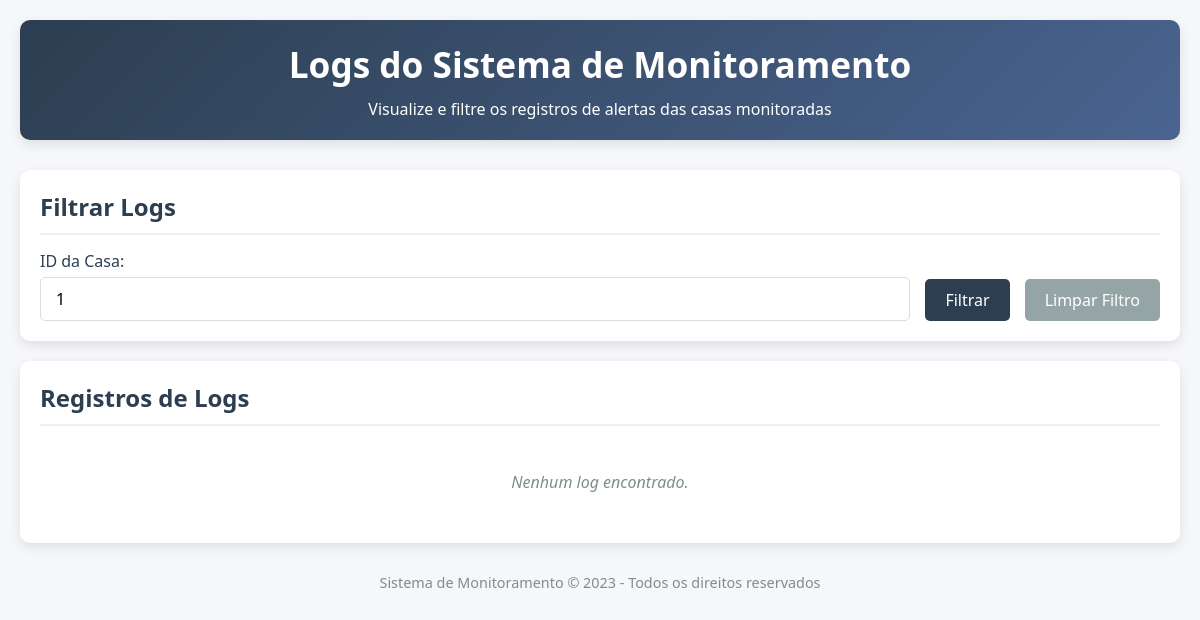
Page /logs?casa_id=1 on the earlier database version.
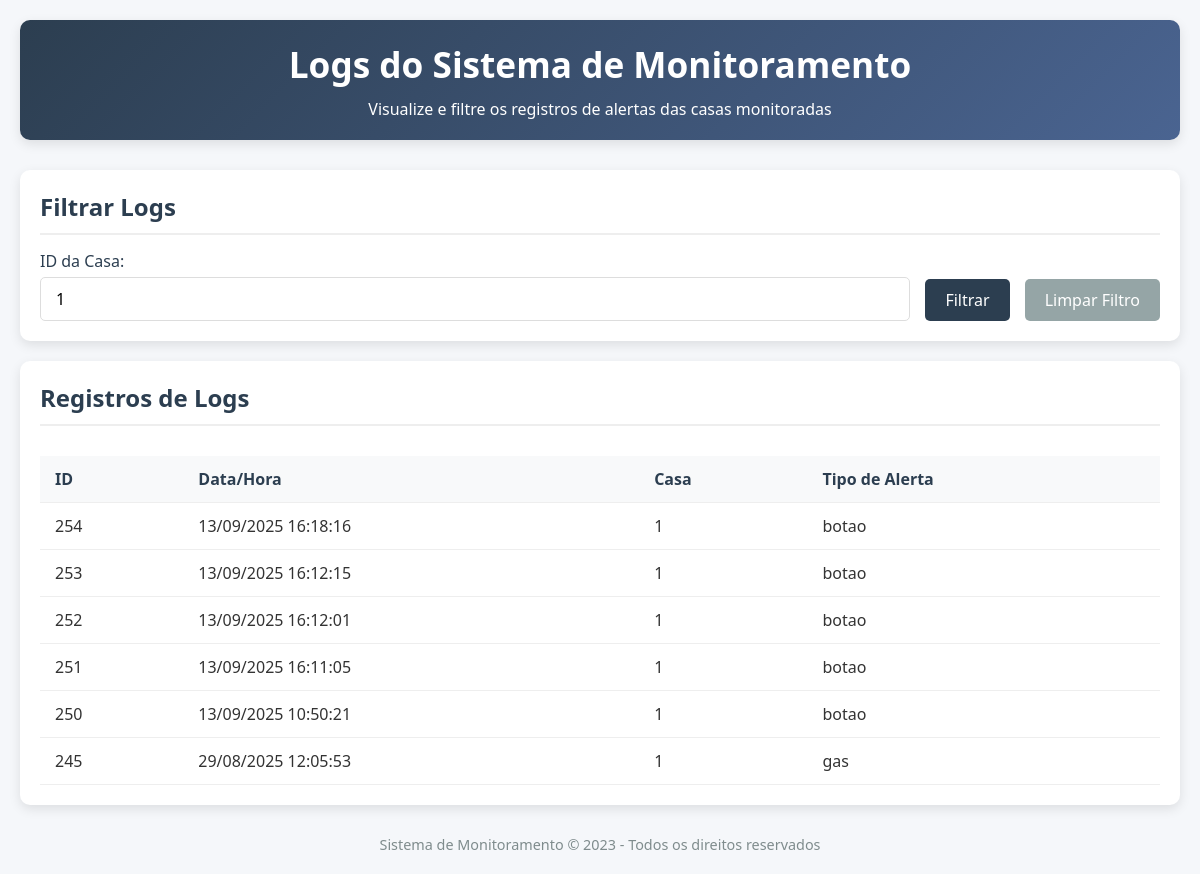
Same page on the later database version.
### tables this page shows
CREATE TABLE sensor_logs (
            id INTEGER PRIMARY KEY AUTOINCREMENT,
            casa_id TEXT NOT NULL,
            tipo_alerta TEXT NOT NULL,
            data_hora DATETIME DEFAULT CURRENT_TIMESTAMP
        );

### server.py (the view)
@app.route('/logs', methods=['GET'])
def obter_logs():
    casa_id = request.args.get('casa_id')
    if casa_id:
        logs = sensor_controller.obter_logs_por_casa(casa_id)
    else:
        logs = sensor_controller.obter_todos_logs()
    logs_formatados = []
    for log in logs:
        log_dict = log.to_dict()
        if hasattr(log.data_hora, 'strftime'):
            log_dict['data_hora_formatada'] = log.data_hora.strftime('%d/%m/%Y %H:%M:%S')
        else:
            try:
                from datetime import datetime
                dt = datetime.fromisoformat(str(log.data_hora).replace('Z', '+00:00'))
                log_dict['data_hora_formatada'] = dt.strftime('%d/%m/%Y %H:%M:%S')
            except (ValueError, AttributeError):
                log_dict['data_hora_formatada'] = str(log.data_hora)
        logs_formatados.append(log_dict)
    return render_template('logs.html', logs=logs_formatados, casa_id=casa_id)

### controllers/sensor_controller.py (called while the page is built)
    def obter_logs_por_casa(self, casa_id):
        logs_data = self.db_handler.get_logs_by_casa(casa_id)
        logs = []
        for log_data in logs_data:
            logs.append(SensorLog(
                id=log_data[0],
                casa_id=log_data[1],
                tipo_alerta=log_data[2],
                data_hora=log_data[3]
            ))
        return logs

### database/dao.py (called while the page is built)
    def get_connection(self):
        return sqlite3.connect(self.db_name)

    def get_logs_by_casa(self, casa_id):
        select_query = '''
        SELECT id, casa_id, tipo_alerta, data_hora
        FROM sensor_logs
        WHERE casa_id = ?
        ORDER BY data_hora DESC
        '''
        with self.get_connection() as conn:
            cursor = conn.cursor()
            cursor.execute(select_query, (casa_id,))
            return cursor.fetchall()

### models/sensor_log.py (called while the page is built)
    def to_dict(self):
        return {
            'id': self.id,
            'casa_id': self.casa_id,
            'tipo_alerta': self.tipo_alerta,
            'data_hora': self.data_hora.isoformat() if isinstance(self.data_hora, datetime) else self.data_hora
        }

### templates/logs.html (shortened to what this page needs)
<!DOCTYPE html>
<html lang="pt-BR">
<head>
    <link rel="stylesheet" href="../static/css/logs.css">
</head>
<body>
    <div class="container">
        <header>
            <h1>Logs do Sistema de Monitoramento</h1>
            <p>Visualize e filtre os registros de alertas das casas monitoradas</p>
        </header>
        <section class="filter-section">
            <h2>Filtrar Logs</h2>
            <form class="filter-form" action="/logs" method="GET">
                <div class="form-group">
                    <label for="casa_id">ID da Casa:</label>
                    <input type="text" id="casa_id" name="casa_id" placeholder="Digite o ID da casa"
                           value="{{ casa_id if casa_id }}">
                </div>
                <button type="submit">Filtrar</button>
                <a href="/logs"><button type="button">Limpar Filtro</button></a>
            </form>
        </section>
        <section class="logs-section">
            <h2>Registros de Logs</h2>
            <div class="table-container">
                {% if logs %}
                <table class="logs-table">
                    <thead>
                        <tr>
                            <th>ID</th>
                            <th>Data/Hora</th>
                            <th>Casa</th>
                            <th>Tipo de Alerta</th>
                        </tr>
                    </thead>
                    <tbody>
                        {% for log in logs %}
                        <tr>
                            <td>{{ log.id }}</td>
                            <td>{{ log.data_hora_formatada }}</td>
                            <td>{{ log.casa_id }}</td>
                            <td>{{ log.tipo_alerta }}</td>
                        </tr>
                        {% endfor %}
                    </tbody>
                </table>
                {% else %}
                <div class="no-logs">Nenhum log encontrado.</div>
                {% endif %}
            </div>
        </section>
        <footer>
            <p>Sistema de Monitoramento &copy; 2023 - Todos os direitos reservados</p>
        </footer>
    </div>
</body>
</html>

### static/css/logs.css (style rules this page uses)
* { margin: 0; padding: 0; box-sizing: border-box; font-family: 'Segoe UI', Tahoma, Geneva, Verdana, sans-serif; }
body { background-color: #f5f7fa; padding: 20px; color: #333; }
.container { max-width: 1200px; margin: 0 auto; }
header { text-align: center; margin-bottom: 30px; padding: 20px; background: linear-gradient(135deg, #2c3e50, #4a6491); color: white; border-radius: 10px; box-shadow: 0 4px 12px rgba(0, 0, 0, 0.1); }
h1 { font-size: 2.2rem; margin-bottom: 10px; }
h2 { color: #2c3e50; margin-bottom: 15px; border-bottom: 2px solid #eee; padding-bottom: 10px; }
.filter-section { background-color: white; border-radius: 10px; padding: 20px; margin-bottom: 20px; box-shadow: 0 4px 12px rgba(0, 0, 0, 0.1); }
.filter-form { display: flex; gap: 15px; align-items: flex-end; flex-wrap: wrap; }
.form-group { display: flex; flex-direction: column; flex-grow: 1; }
label { margin-bottom: 5px; font-weight: 500; color: #2c3e50; }
input[type="text"] { padding: 10px 15px; border: 1px solid #ddd; border-radius: 5px; font-size: 1rem; transition: border-color 0.3s; }
button { padding: 10px 20px; background-color: #2c3e50; color: white; border: none; border-radius: 5px; cursor: pointer; font-size: 1rem; transition: background-color 0.3s; }
a button { background-color: #95a5a6; text-decoration: none; display: inline-block; }
.logs-section { background-color: white; border-radius: 10px; padding: 20px; box-shadow: 0 4px 12px rgba(0, 0, 0, 0.1); }
.table-container { overflow-x: auto; }
.logs-table { width: 100%; border-collapse: collapse; margin-top: 15px; }
.logs-table th, .logs-table td { padding: 12px 15px; text-align: left; border-bottom: 1px solid #eee; }
.logs-table th { background-color: #f8f9fa; font-weight: 600; color: #2c3e50; position: sticky; top: 0; }
footer { text-align: center; margin-top: 30px; color: #7f8c8d; font-size: 0.9rem; }

Differences in the rows shown:
added sensor_logs: id "254", data_hora_formatada "13/09/2025 16:18:16", casa_id "1", tipo_alerta "botao"
added sensor_logs: id "253", data_hora_formatada "13/09/2025 16:12:15", casa_id "1", tipo_alerta "botao"
added sensor_logs: id "252", data_hora_formatada "13/09/2025 16:12:01", casa_id "1", tipo_alerta "botao"
added sensor_logs: id "251", data_hora_formatada "13/09/2025 16:11:05", casa_id "1", tipo_alerta "botao"
added sensor_logs: id "250", data_hora_formatada "13/09/2025 10:50:21", casa_id "1", tipo_alerta "botao"
added sensor_logs: id "245", data_hora_formatada "29/08/2025 12:05:53", casa_id "1", tipo_alerta "gas"
Other differences:
text no longer shown: "Nenhum log encontrado."
text now shown: "ID Data/Hora Casa Tipo de Alerta"
